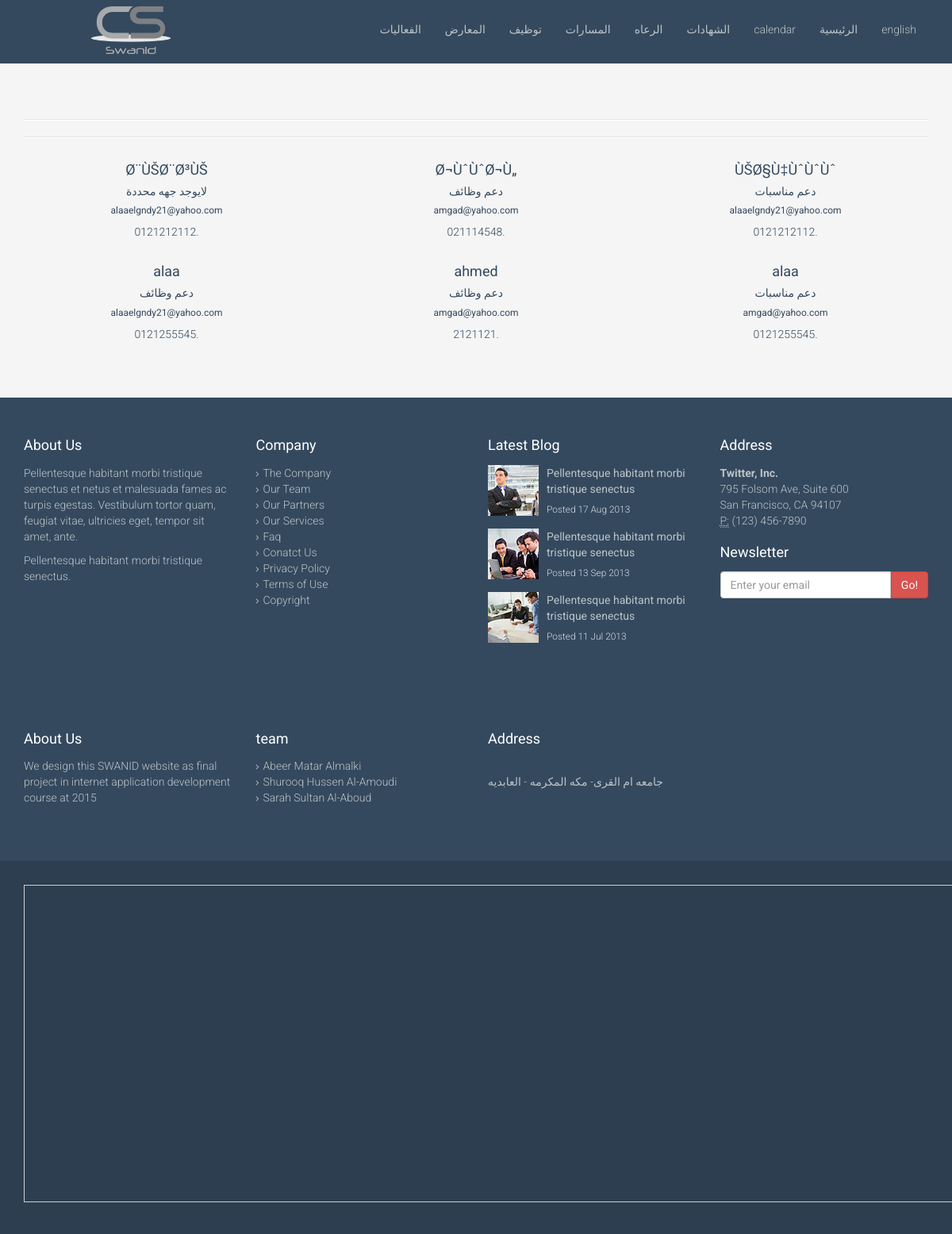
The page /sponser.php on the database its author committed.
### tables this page shows
CREATE TABLE IF NOT EXISTS `sponsor` (
  `id` int(11) NOT NULL AUTO_INCREMENT,
  `sponsor_name` varchar(200) NOT NULL,
  `money` decimal(10,3) NOT NULL,
  `mobile` varchar(15) NOT NULL,
  `email` text NOT NULL,
  `type` int(11) NOT NULL,
  PRIMARY KEY (`id`)
);

### sponser.php (the view, shortened to what this page needs)
<?php require 'header.php'; ?>
  <section id="career" class="container">
    <div class="center">
    <hr>
    <hr>
    <div class="row">
        <?php
         require 'connection/conn.php';
      $query=mysqli_query($connect , "SELECT * FROM sponsor");
      while ($result=mysqli_fetch_assoc($query)) {
       extract($result);
       switch ($type) {
         case '2':
         $type = "دعم مناسبات";
         break;
         case '3':
         $type = "دعم وظائف";
         break;
         default:
         $type = "لايوجد جهه محددة" ;
         break;
       }
       echo "<div class='col-sm-4'>
       <h4>$sponsor_name</h4>
       <h5>$type</h5>
       <h6>$email</h6>
       <p>$mobile.</p>
       </div>";
     }?>
    </div>
  </section>
  <section id="bottom" class="wet-asphalt">
    <div class="container">
      <div class="row">
        <div class="col-md-3 col-sm-6">
          <h4>About Us</h4>
          <p>Pellentesque habitant morbi tristique senectus et netus et malesuada fames ac turpis egestas. Vestibulum tortor quam, feugiat vitae, ultricies eget, tempor sit amet, ante.</p>
          <p>Pellentesque habitant morbi tristique senectus.</p>
        </div>
        <div class="col-md-3 col-sm-6">
          <h4>Company</h4>
          <div>
            <ul class="arrow">
              <li><a href="#">The Company</a></li>
              <li><a href="#">Our Team</a></li>
              <li><a href="#">Our Partners</a></li>
              <li><a href="#">Our Services</a></li>
              <li><a href="#">Faq</a></li>
              <li><a href="#">Conatct Us</a></li>
              <li><a href="#">Privacy Policy</a></li>
              <li><a href="#">Terms of Use</a></li>
              <li><a href="#">Copyright</a></li>
            </ul>
          </div>
        </div>
        <div class="col-md-3 col-sm-6">
          <h4>Latest Blog</h4>
          <div>
            <div class="media">
              <div class="pull-left">
                <img src="images/blog/thumb1.jpg" alt="">
              </div>
              <div class="media-body">
                <span class="media-heading"><a href="#">Pellentesque habitant morbi tristique senectus</a></span>
                <small class="muted">Posted 17 Aug 2013</small>
              </div>
            </div>
            <div class="media">
              <div class="pull-left">
                <img src="images/blog/thumb2.jpg" alt="">
              </div>
              <div class="media-body">
                <span class="media-heading"><a href="#">Pellentesque habitant morbi tristique senectus</a></span>
                <small class="muted">Posted 13 Sep 2013</small>
              </div>
            </div>
            <div class="media">
              <div class="pull-left">
                <img src="images/blog/thumb3.jpg" alt="">
              </div>
              <div class="media-body">
                <span class="media-heading"><a href="#">Pellentesque habitant morbi tristique senectus</a></span>
                <small class="muted">Posted 11 Jul 2013</small>
              </div>
            </div>
          </div>
        </div>
        <div class="col-md-3 col-sm-6">
          <h4>Address</h4>
          <address>
            <strong>Twitter, Inc.</strong><br>
            795 Folsom Ave, Suite 600<br>
            San Francisco, CA 94107<br>
            <abbr title="Phone">P:</abbr> (123) 456-7890
          </address>
          <h4>Newsletter</h4>
          <form role="form">
            <div class="input-group">
              <input type="text" class="form-control" autocomplete="off" placeholder="Enter your email">
              <span class="input-group-btn">
                <button class="btn btn-danger" type="button">Go!</button>
              </span>
            </div>
          </form>
        </div>
      </div>
    </div>
  </section>
 <?php require 'footer.php'; ?>

### header.php (shortened to what this page needs)
<!DOCTYPE html>
<html lang="en">
<head>
    <link href="css/bootstrap.min.css" rel="stylesheet">
    <link href="css/font-awesome.min.css" rel="stylesheet">
    <link href="css/prettyPhoto.css" rel="stylesheet">
    <link href="css/animate.css" rel="stylesheet">
    <link href="css/main.css" rel="stylesheet">
</head>
<body onload="LoadGmaps()" onunload="GUnload()">
    <header  style="height:80px;" class="navbar navbar-inverse navbar-fixed-top wet-asphalt" role="banner">
        <div class="container">
            <div class="collapse navbar-collapse">
                <img src="images/logo-f.png" style="margin-top: 8px;margin-left: 70px" width="100px" height="60px" alt="">
                <ul class="nav navbar-nav navbar-right">
                    <li><a href="events.php">الفعاليات</a></li>
                    <li><a href="gallerys.php">المعارض</a></li>
                    <li><a href="careers.php">توظيف</a></li>
                    <li><a href="tracks.php">المسارات</a></li>
                    <li><a href="add_sponser.php">الرعاه</a></li>
                    <li><a href="certfication.php">الشهادات</a></li>
                    <li><a href="calender.php">calendar </a></li>
                    <li><a href="index.php">الرئيسية</a></li>
                    <li><a href="en/index.php">english</a></li>
                </ul>
            </div>
        </div>
    </header>

### footer.php (shortened to what this page needs)
<section id="bottom" class="wet-asphalt">
        <div class="container">
            <div class="row">
                <div class="col-md-3 col-sm-6">
                    <h4>About Us</h4>
                    <p>We design this SWANID website as final project in internet application development course at 2015</p>
                </div>
                <div class="col-md-3 col-sm-6">
                    <h4>team</h4>
                    <div>
                        <ul class="arrow">
                            <li><a href="#">Abeer Matar Almalki</a></li>
                            <li><a href="#">Shurooq Hussen Al-Amoudi</a></li>
                            <li><a href="#">Sarah Sultan Al-Aboud</a></li>
                        </ul>
                    </div>
                </div>
                <div class="col-md-3 col-sm-6">
                    <h4>Address</h4>
                    <address>
                       <br>
                        جامعه ام القرى- مكه المكرمه - العابديه<br>
                    </address>
                </div>
            </div>
        </div>
    </section>
<footer id="footer" class="midnight-blue">
    <div class="container">
        <div class="row">
            <div class="col-md-12">
                <div id="MyGmaps" style="width:1200px;height:400px;border:1px solid #CECECE;">
                </div>
            </div>
        </div>
    </div>
</footer>
</body>
</html>

### css/main.css (style rules this page uses)
body { padding-top: 80px; color: #34495e; background: #f5f5f5; font-family: 'Roboto', sans-serif; font-weight: 300; }
h1, h2, h3, h4, h5, h6 { font-family: 'Roboto', sans-serif; font-weight: 400; }
a { color: #34495e; -webkit-transition: 300ms; -moz-transition: 300ms; -o-transition: 300ms; transition: 300ms; }
hr { border-top: 1px solid #e5e5e5; border-bottom: 1px solid #fff; }
.btn { font-weight: 400; }
body > section { padding: 50px 0; }
.turquoise, .green-sea, .sun-flower, .orange, .emerald, .nephrits, .carrot, .pumkin, .peter-river, .belize-hole, .alizarin, .pomegranate, .amethyst, .wisteria, .clouds .silver, .wet-asphalt, .midnight-blue, .concrete, .asbestos { color: #fff; }
.turquoise h1, .green-sea h1, .sun-flower h1, .orange h1, .emerald h1, .nephrits h1, .carrot h1, .pumkin h1, .peter-river h1, .belize-hole h1, .alizarin h1, .pomegranate h1, .amethyst h1, .wisteria h1, .clouds .silver h1, .wet-asphalt h1, .midnight-blue h1, .concrete h1, .asbestos h1, .turquoise h2, .green-sea h2, .sun-flower h2, .orange h2, .emerald h2, .nephrits h2, .carrot h2, .pumkin h2, .peter-river h2, .belize-hole h2, .alizarin h2, .pomegranate h2, .amethyst h2, .wisteria h2, .clouds .silver h2, .wet-asphalt h2, .midnight-blue h2, .concrete h2, .asbestos h2, .turquoise h3, .green-sea h3, .sun-flower h3, .orange h3, .emerald h3, .nephrits h3, .carrot h3, .pumkin h3, .peter-river h3, .belize-hole h3, .alizarin h3, .pomegranate h3, .amethyst h3, .wisteria h3, .clouds .silver h3, .wet-asphalt h3, .midnight-blue h3, .concrete h3, .asbestos h3, .turquoise h4, .green-sea h4, .sun-flower h4, .orange h4, .emerald h4, .nephrits h4, .carrot h4, .pumkin h4, .peter-river h4, .belize-hole h4, .alizarin h4, .pomegranate h4, .amethyst h4, .wisteria h4, .clouds .silver h4, .wet-asphalt h4, .midnight-blue h4, .concrete h4, .asbestos h4, .turquoise h5, .green-sea h5, .sun-flower h5, .orange h5, .emerald h5, .nephrits h5, .carrot h5, .pumkin h5, .peter-river h5, .belize-hole h5, .alizarin h5, .pomegranate h5, .amethyst h5, .wisteria h5, .clouds .silver h5, .wet-asphalt h5, .midnight-blue h5, .concrete h5, .asbestos h5, .turquoise h6, .green-sea h6, .sun-flower h6, .orange h6, .emerald h6, .nephrits h6, .carrot h6, .pumkin h6, .peter-river h6, .belize-hole h6, .alizarin h6, .pomegranate h6, .amethyst h6, .wisteria h6, .clouds .silver h6, .wet-asphalt h6, .midnight-blue h6, .concrete h6, .asbestos h6 { color: #fff; }
.turquoise small, .green-sea small, .sun-flower small, .orange small, .emerald small, .nephrits small, .carrot small, .pumkin small, .peter-river small, .belize-hole small, .alizarin small, .pomegranate small, .amethyst small, .wisteria small, .clouds .silver small, .wet-asphalt small, .midnight-blue small, .concrete small, .asbestos small { color: rgba(255, 255, 255, 0.8); }
.wet-asphalt { background-color: #34495e; }
.wet-asphalt a:not(.btn) { color: #bdc3c7; }
.midnight-blue { background-color: #2c3e50; }
.center { text-align: center; }
.navbar-inverse { border: none; }
.navbar-inverse .navbar-nav { margin-top: 20px; }
.navbar-inverse .navbar-nav > li > a { padding-top: 7px; padding-bottom: 7px; border-radius: 4px; color: #bdc3c7; }
.navbar-inverse .navbar-collapse, .navbar-inverse .navbar-form { border-top: 0; }
#bottom { color: #bdc3c7; }
#bottom h4 { margin-top: 0; margin-bottom: 15px; }
#bottom .media-heading { display: block; font-weight: 400; }
.row > div { margin-bottom: 10px; }
ul.arrow, ul.arrow-double, ul.tick, ul.cross, ul.star, ul.rss { list-style: none; padding: 0; margin: 0; }
ul.arrow li::before, ul.arrow-double li::before, ul.tick li::before, ul.cross li::before, ul.star li::before, ul.rss li::before, ul.arrow li::after, ul.arrow-double li::after, ul.tick li::after, ul.cross li::after, ul.star li::after, ul.rss li::after { font-family: FontAwesome; font-size: 11px; }
ul.arrow li::before, ul.arrow-double li::before, ul.tick li::before, ul.cross li::before, ul.star li::before, ul.rss li::before { margin-right: 5px; }
ul.arrow li::before { content: "\f105"; }
#footer { padding-top: 30px; padding-bottom: 30px; color: #bdc3c7; }

### rows shown on the page
sponsor: sponsor_name "Ø¨ÙŠØ¨Ø³ÙŠ", type "لايوجد جهه محددة", email "alaaelgndy21@yahoo.com", mobile "0121212112"
sponsor: sponsor_name "Ø¬ÙˆÙˆØ¬Ù„", type "دعم وظائف", email "amgad@yahoo.com", mobile "021114548"
sponsor: sponsor_name "ÙŠØ§Ù‡ÙˆÙˆÙˆ", type "دعم مناسبات", email "alaaelgndy21@yahoo.com", mobile "0121212112"
sponsor: sponsor_name "alaa", type "دعم وظائف", email "alaaelgndy21@yahoo.com", mobile "0121255545"
sponsor: sponsor_name "ahmed", type "دعم وظائف", email "amgad@yahoo.com", mobile "2121121"
sponsor: sponsor_name "alaa", type "دعم مناسبات", email "amgad@yahoo.com", mobile "0121255545"
